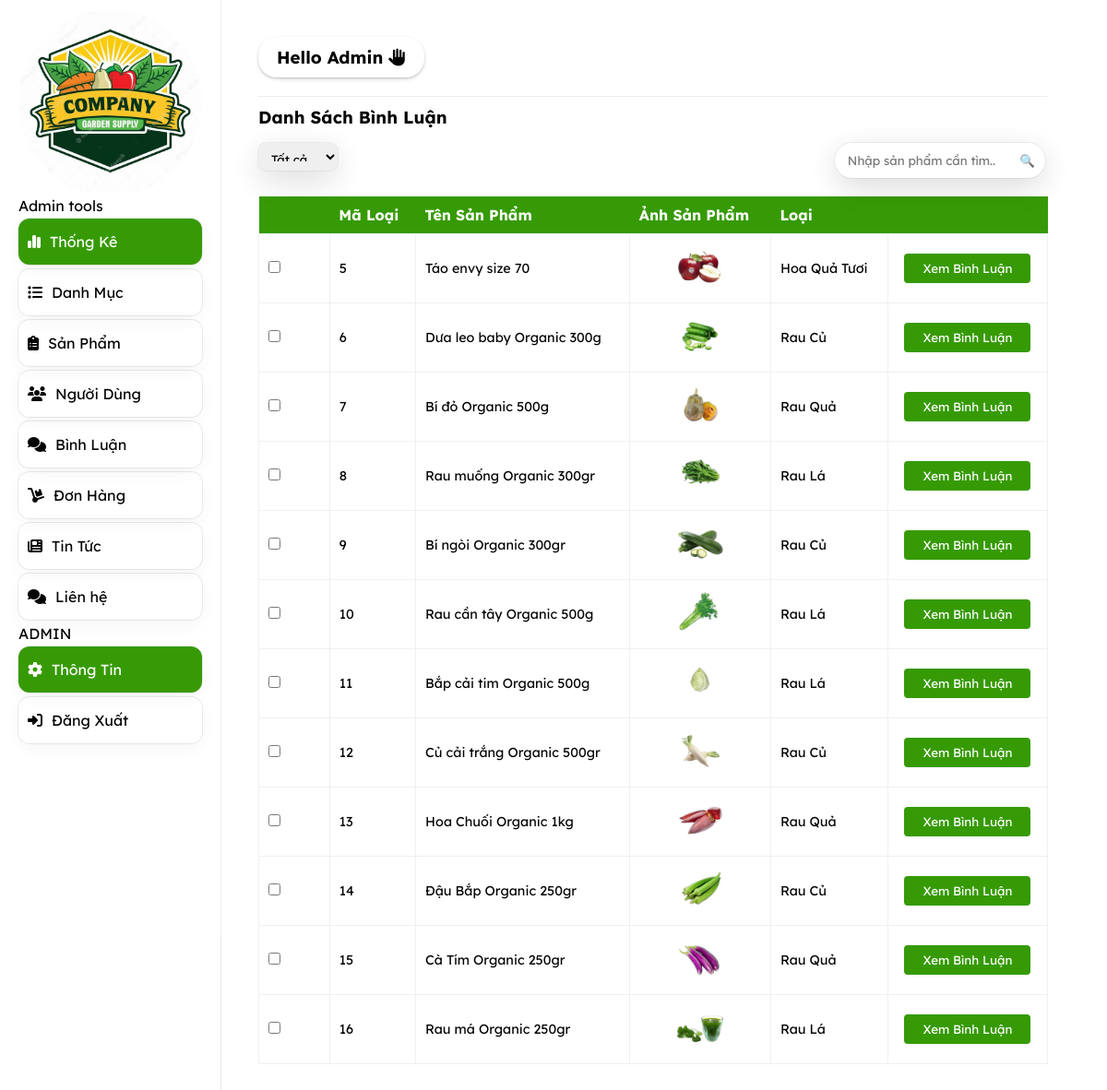
Screenshot of /admin/index.php?act=bl with the database file from the repository.
### tables this page shows
CREATE TABLE `products` (
  `id` int(11) NOT NULL,
  `name` varchar(255) NOT NULL,
  `price` float NOT NULL,
  `weight` int(11) NOT NULL,
  `image` text DEFAULT NULL,
  `comment` varchar(255) DEFAULT NULL,
  `content` text DEFAULT NULL,
  `voucher` varchar(255) DEFAULT NULL,
  `status` tinyint(4) DEFAULT NULL,
  `amount` int(11) DEFAULT NULL,
  `cate_id` int(11) NOT NULL
);

CREATE TABLE `category` (
  `id_cate` int(11) NOT NULL,
  `name_cate` varchar(255) NOT NULL
);

### model/pdo.php (called while the page is built, shortened)
<?php
function pdo_get_connection(){
    $dburl = "mysql:host=localhost;dbname=duan1;charset=utf8";
    $username = 'root';
    $password = '';
    $conn = new PDO($dburl, $username, $password);
    $conn->setAttribute(PDO::ATTR_ERRMODE, PDO::ERRMODE_EXCEPTION);
    return $conn;
}
function pdo_query($sql){
    $sql_args = array_slice(func_get_args(), 1);
    try{
        $conn = pdo_get_connection();
        $stmt = $conn->prepare($sql);
        $stmt->execute($sql_args);
        $rows = $stmt->fetchAll();
        return $rows;
    }
    catch(PDOException $e){
        throw $e;
    }
    finally{
        unset($conn);
    }
}

### model/sanpham.php (called while the page is built, shortened)
<?php
function loadall_sp(){
   $sql = "select * from products inner join category on products.cate_id=category.id_cate order by id ";
  $listsp = pdo_query($sql);
  return $listsp;
  }

### admin/binhluan/listsp.php (the view, shortened to what this page needs)
<!DOCTYPE html>
<html lang="en">
<head>
    <link rel="stylesheet" href="../public/css/style.css">
</head>
<body>
    <div class="borderlist">
    <h3 style="margin-top: 10px;">Danh Sách Bình Luận</h3>
    <form action="index.php?act=listSbl" class="searchS" method="POST">
            <select name="cate_id" id="">
                <option value="0" selected>Tất cả</option>
            </select>
            <div class="searchS-text">
                <input type="text" name="kyw" id="" placeholder="Nhập sản phẩm cần tìm..">
                <input type="submit" name="listok" value="🔍">
            </div>
        </form>
        <form action="" method="POST">
            <table>
                <thead>
                    <tr>
                        <th></th>
                        <th>Mã Loại</th>
                        <th>Tên Sản Phẩm</th>
                        <th>Ảnh Sản Phẩm</th>
                        <th>Loại</th>
                        <th></i></th>
                    </tr>
                </thead>
                <?php
                foreach ($listsp as $sp) {
                    extract($sp);
                    $hinhpath = "../public/img" . $image;
                    $link = "index.php?act=listbl&id=" . $id;
                    if (is_file($hinhpath)) {
                        $image = "<img src='" . $hinhpath . "' height='80'>";
                    } else {
                        $image = "No photo";
                    }
                    echo '
                            <tr>
                            <td><input type="checkbox" name="" id=""></td>
                            <td>' . $id . '</td>
                            <td>' . $name . '</td>
                            <td>' . $image . '</td>
                            <td>' . $name_cate . '</td>
                            <td style="text-align: center;">
                            <a style="text-decoration: none;" href="'.$link.'">
                                <input type="button" class="edit" value="Xem Bình Luận">
                            </a>
                        </td>
                    </tr>
                    ';
                }
                ?>
            </table>
        </form>
    </div>
    </div>
</body>
</html>

### public/css/style.css (style rules this page uses)
.searchS { margin-top: 1em; display: flex; width: 100%; }
.searchS select { width: 10%; padding: 10px; text-align: left; border-radius: 8px; box-shadow: rgba(0, 0, 0, 0.16) 0px 10px 36px 0px, rgba(0, 0, 0, 0.06) 0px 0px 0px 1px; }
.searchS-text { margin-left: 63%; text-align: right; border-radius: 20px; padding: 8px; box-shadow: rgba(0, 0, 0, 0.16) 0px 10px 36px 0px, rgba(0, 0, 0, 0.06) 0px 0px 0px 1px; }
.searchS-text input[type=text] { outline: none; border: none; padding: 2px 6px; }
.searchS-text input[type=submit] { padding: 3px; background-color: unset; border: none; }
a { text-decoration: none; }
table { text-align: justify; width: 100%; margin-top: 20px; border-collapse: collapse; overflow: hidden; }
table thead th { background-color: #339900; padding: 10px; color: #fff; }
table tr { transition: .1s; }
table tr td { font-size: .9em; min-height: 50px; min-width: 70px; margin-bottom: 2px; padding: 10px; border: 1px solid #F0F0F0; }
table input[type=button] { margin: 4px 0px; padding: 8px 20px; border: none; border-radius: 4px; color: #fff; min-width: 80px; }
table input.edit { background-color: #339900; }
table img { width: 50px; height: 50px; border-radius: 4px; margin-left: 50%; transform: translateX(-50%); }
* { padding: 0; margin: 0; box-sizing: border-box; font-family: fontAdmin; }
select { outline: none; height: 30px; border: none; }

### rows the page displays
products: id "5", name "Táo envy size 70", image (picture), cate.name_cate "Hoa Quả Tươi"
products: id "6", name "Dưa leo baby Organic 300g", image (picture), cate.name_cate "Rau Củ"
products: id "7", name "Bí đỏ Organic 500g", image (picture), cate.name_cate "Rau Quả"
products: id "8", name "Rau muống Organic 300gr", image (picture), cate.name_cate "Rau Lá"
products: id "9", name "Bí ngòi Organic 300gr", image (picture), cate.name_cate "Rau Củ"
products: id "10", name "Rau cần tây Organic 500g", image (picture), cate.name_cate "Rau Lá"
products: id "11", name "Bắp cải tim Organic 500g", image (picture), cate.name_cate "Rau Lá"
products: id "12", name "Củ cải trắng Organic 500gr", image (picture), cate.name_cate "Rau Củ"
products: id "13", name "Hoa Chuối Organic 1kg", image (picture), cate.name_cate "Rau Quả"
products: id "14", name "Đậu Bắp Organic 250gr", image (picture), cate.name_cate "Rau Củ"
products: id "15", name "Cà Tím Organic 250gr", image (picture), cate.name_cate "Rau Quả"
products: id "16", name "Rau má Organic 250gr", image (picture), cate.name_cate "Rau Lá"
